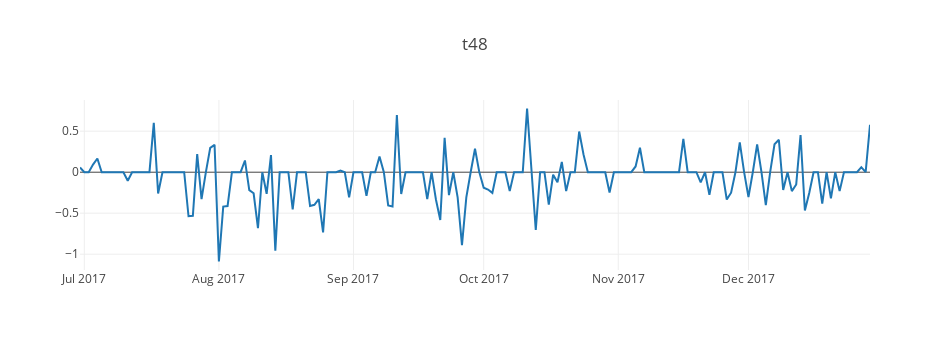

This figure's notebook cell:
### Code cell
data2 = [go.Scatter(x=df_news_c.index, y=df_news_c['t48'])]
fig = go.Figure(data=data2, layout={'height':350, 'width':950, 'title': 't48'})
py.iplot(fig)

### Figure 1 — Plotly figure (JSON) as saved in the notebook; plotly's stock layout.template omitted (floating-point values rounded to 4 significant figures; data arrays with more than 128 entries replaced by an {"elided": "..."} marker saying what was removed)
{"data": [{"type": "scatter", "uid": "564812e1-046c-42f4-89b3-a2cb02ebc797", "x": {"elided": "183 str values"}, "y": {"elided": "183 float values"}}], "layout": {"height": 350, "title": "t48", "width": 950}}
